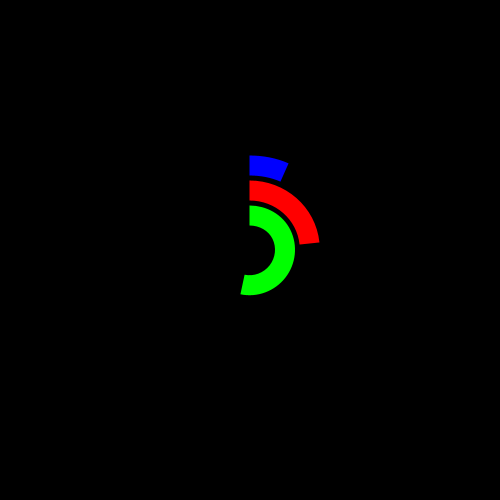
Frame 1 (no input)
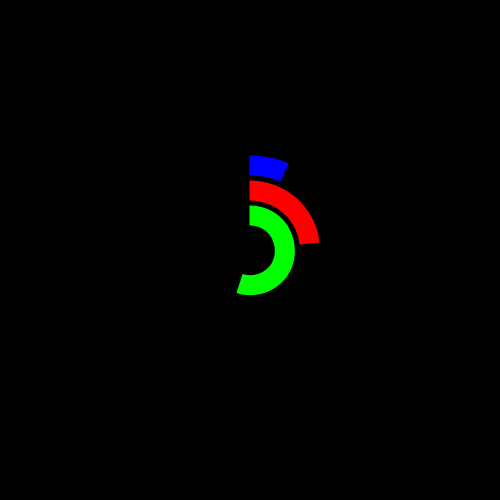
Frame 60 (the mouse pressed at the canvas centre just before this capture)
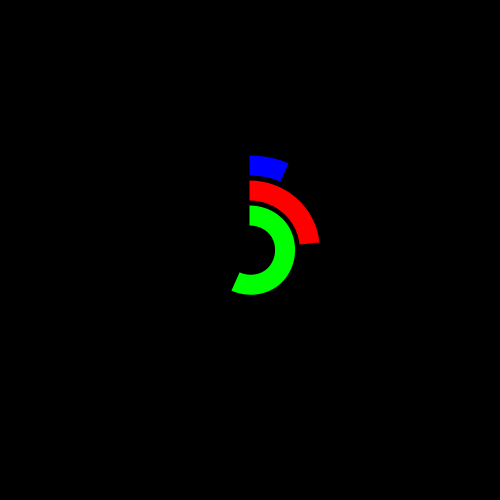
Frame 120 (the mouse held since frame 60 and released just before this capture)

The Processing sketch that drew these frames (run headless with seeded random() and noise(); from frame 60 on, the mouse is pressed at the canvas centre):

// Processing sketch: processing_153840
// ── processing_153840.pde

float heleCirkel = TWO_PI; //tau
 
void setup() {
  size(500,500);
  background(0);
  smooth();
}
 
void draw() {
  background(0);
  
  translate(width/2,height/2);
  rotate(-heleCirkel/4);
  
  noFill();
  strokeWeight(20);
  strokeCap(SQUARE);
 
  stroke(0, 255, 0);
  float s = map(second(), 0, 60, 0, heleCirkel);
  arc(0, 0, 70, 70, 0, s);
 
  stroke(255, 0, 0);
  float m = map(minute(), 0, 60, 0, heleCirkel);
  arc(0, 0, 120, 120, 0, m);
 
  stroke(0, 0, 255);
  float h = map(hour(), 0, 60, 0, heleCirkel);
  arc(0, 0, 170, 170, 0, h);
}
